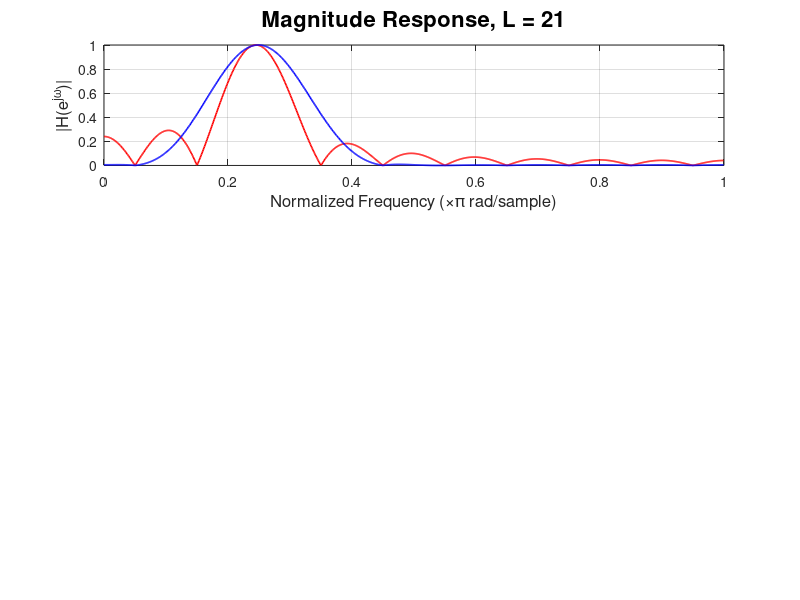

Here is the MATLAB script that generated this plot: (Note: this script raises an error after producing the figure.)
%Combine 4.1 and 4.2
wc = 0.25*pi;               % desired center frequency
L_list = [21, 41, 81];      % filter lengths to compare

pb_low_rect   = zeros(size(L_list));   % lower passband edge (rad)
pb_high_rect  = zeros(size(L_list));   % upper passband edge (rad)
pb_width_rect = zeros(size(L_list));   % passband width (rad)

pb_low_hamm   = zeros(size(L_list));   % lower passband edge (rad)
pb_high_hamm  = zeros(size(L_list));   % upper passband edge (rad)
pb_width_hamm = zeros(size(L_list));   % passband width (rad)

figure;  % new figure for magnitude responses
titleFont = 16.0;
axesFont = 12.0;
tickFont = 10.0;

for i = 1:length(L_list)
    L = L_list(i);
    n = 0:L-1;

    % Designing bandpass filter for this L
    w_rect = 2/L;   % Rectangular window
    w_hamming = 0.54 - 0.46*cos(2*pi*n/(L-1));   % Hamming window
    shift     = n - (L-1)/2;                     % center shift
    hL_rect        = w_rect .* cos(wc*shift);      % BPF impulse response
    hL_hamm = w_hamming .* cos(wc*shift);      % BPF impulse response


    % Normalized
    hL_rect = hL_rect ./ max(abs(freqz(hL_rect,1,1024)));
    hL_hamm = hL_hamm ./ max(abs(freqz(hL_hamm,1,1024)));

    % Frequency response 
    [HL_rect, wL_rect] = freqz(hL_rect, 1, 1024);
    magHL_rect    = abs(HL_rect);
    
    [HL_hamm, wL_hamm] = freqz(hL_hamm, 1, 1024);
    magHL_hamm    = abs(HL_hamm);

    %% PLOTTING Rectangular
    % 50% passband 
    peak_mag = max(magHL_rect);
    thresh   = 0.5 * peak_mag;          % 50% of peak
    idx_pass_rect = find(magHL_rect >= thresh);   % indices in passband

    pb_low_rect(i)   = wL_rect(idx_pass_rect(1));      % lower edge (rad)
    pb_high_rect(i)  = wL_rect(idx_pass_rect(end));    % upper edge (rad)
    pb_width_rect(i) = pb_high_rect(i) - pb_low_rect(i);

    peak_mag = max(magHL_hamm);
    thresh   = 0.5 * peak_mag;          % 50% of peak
    idx_pass_hamm = find(magHL_hamm >= thresh);   % indices in passband

    pb_low_hamm(i)   = wL_hamm(idx_pass_hamm(1));      % lower edge (rad)
    pb_high_hamm(i)  = wL_hamm(idx_pass_hamm(end));    % upper edge (rad)
    pb_width_hamm(i) = pb_high_hamm(i) - pb_low_hamm(i);

    % Plot magnitude response for this L
    subplot(3,1,i);
    p1 = plot(wL_rect/pi, magHL_rect,'r','LineWidth',1.2);
    hold on;
    p2 = plot(wL_hamm/pi, magHL_hamm,'b','LineWidth',1.2);
    grid on;
    xlabel('Normalized Frequency (\times\pi rad/sample)','FontSize',axesFont);
    ylabel('|H(e^{j\omega})|','FontSize',axesFont);
    title(sprintf('Magnitude Response, L = %d', L),'FontSize',titleFont);
    yline(thresh, 'r--', '50% level', 'LineWidth', 1.2,'Color','k',"FontSize",15.0); 
    %yline(thresh, 'r--', '50% level', 'LineWidth', 1.2); 
    plot([pb_low_rect(i) pb_high_rect(i)]/pi, [thresh thresh], 'ro', 'MarkerSize', 6, ...
         'LineWidth', 1.2);     
    plot([pb_low_hamm(i) pb_high_hamm(i)]/pi, [thresh thresh], 'bo', 'MarkerSize', 6, ...
         'LineWidth', 1.2);     
    % Vertical lines at passband edges
    xline(pb_low_rect(i)/pi,  'r--', 'LineWidth', 1.2);
    xline(pb_high_rect(i)/pi, 'r--', 'LineWidth', 1.2);
    xline(pb_low_hamm(i)/pi,  'b--', 'LineWidth', 1.2);
    xline(pb_high_hamm(i)/pi, 'b--', 'LineWidth', 1.2);
    ax = gca;
    ax.XAxis.FontSize = tickFont;
    ax.YAxis.FontSize = tickFont;
    legend([p1, p2],"Rectangular Window","Hamming Window",'FontSize',8.0,"NumColumns",2);
end

% Store the results in a table 
%resultsB = table(L_list.', pb_low_hamm.'/pi, pb_high_hamm.'/pi, pb_width_hamm.'/pi, ...
%    'VariableNames', {'L', 'omega_low_over_pi', 'omega_high_over_pi', 'width_over_pi'});

resultsB = table(L_list.', pb_low_rect.'/pi, pb_high_rect.'/pi, pb_width_rect.'/pi, ...
            pb_low_hamm.'/pi, pb_high_hamm.'/pi, pb_width_hamm.'/pi, ...
            'VariableNames', {'L','low_rect', 'high_rect', 'width_rect', ... 
            'low_hamm', 'high_hamm', 'width_hamm'});

disp('Passband Edges and Width for L = 21, 41, 81:');
disp(resultsB);
